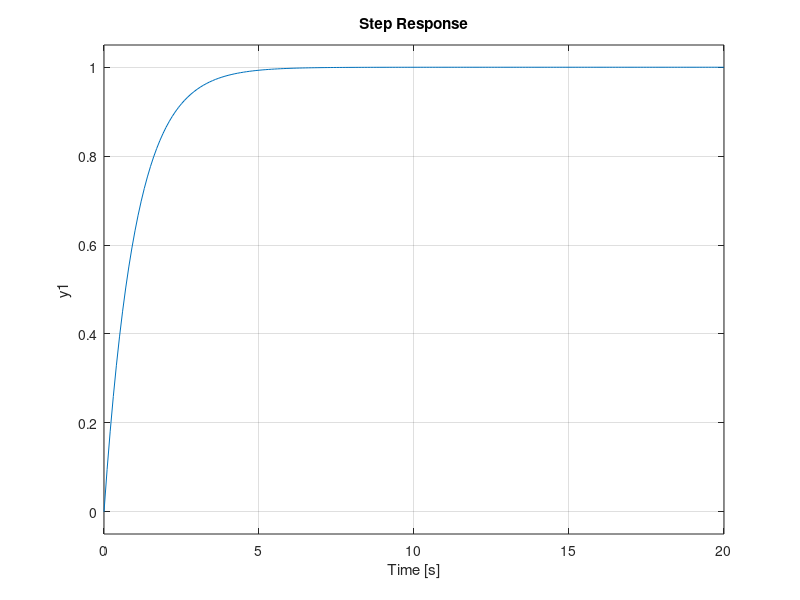

The MATLAB source for this figure:
%Clear
clear
clc
close all


%% Define Transfer Function

% 4. First Order System
% G(s) = 1 / s+1

B4 = 1;
k4 = 1;

G_num4 = [1];
G_den4 = [B4 k4];

G4 = tf(G_num4,G_den4)


% step response
step(G4,0:0.1:20)
